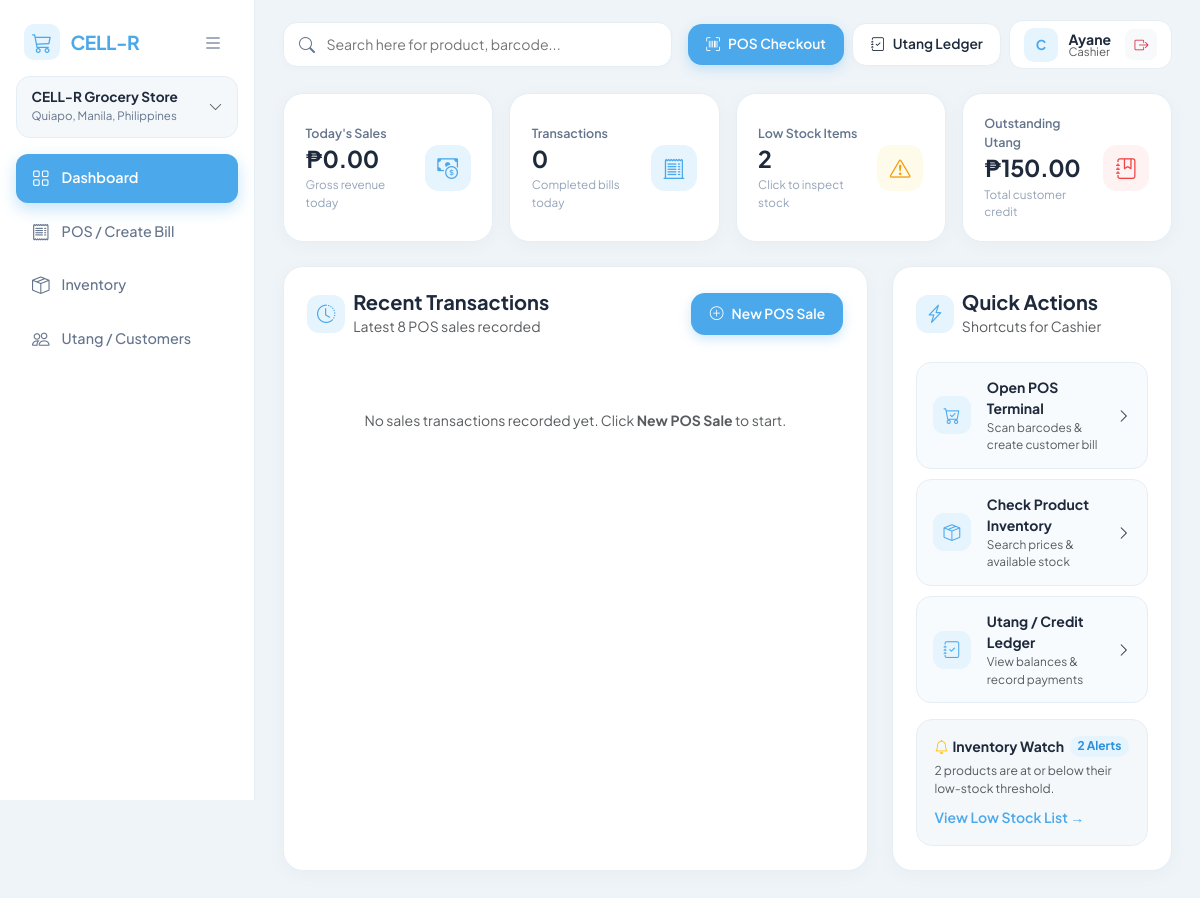
The page / (signed in) on the database as committed earlier.
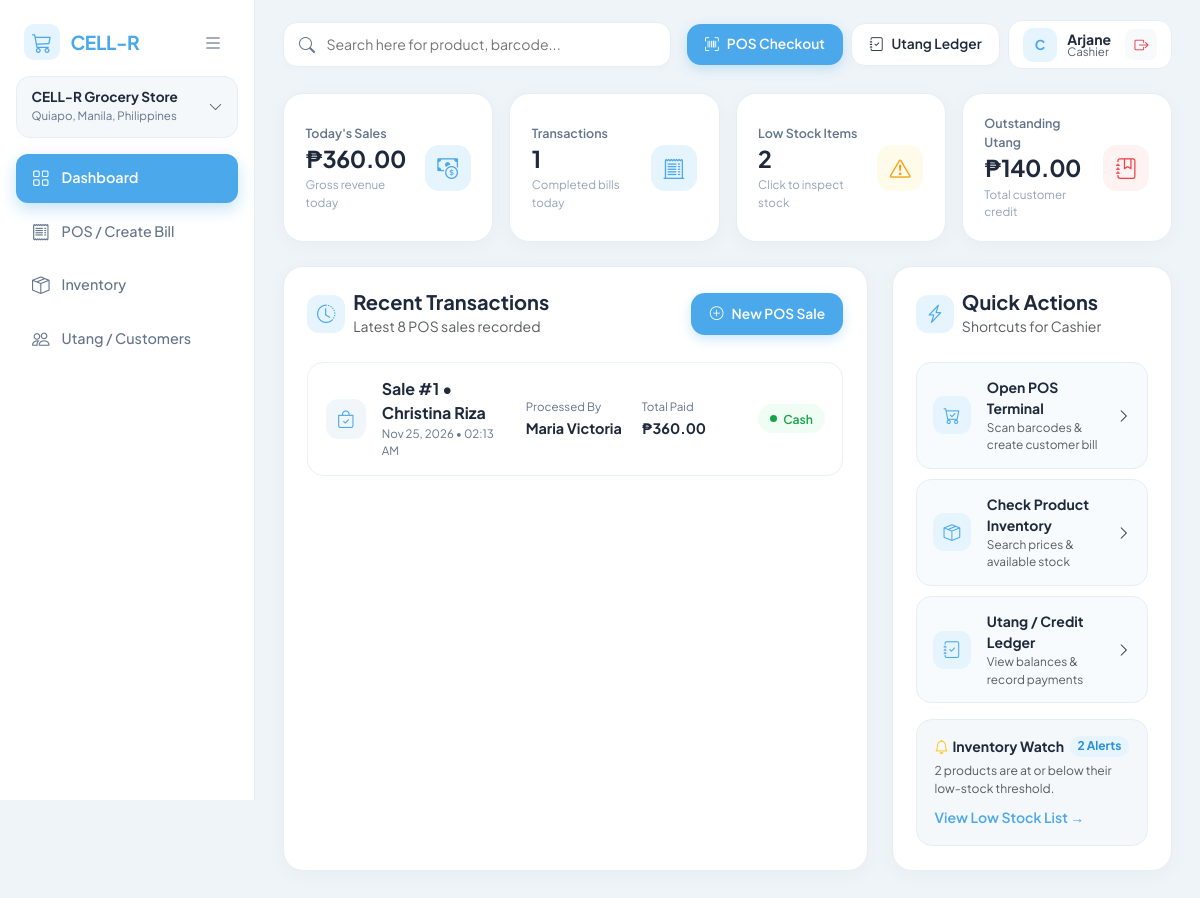
The same page on the database as committed later.
### CELLRGrocery_app/models.py (models this page shows, shortened)
class User(AbstractUser):
    ROLE_CHOICES = [
        ('Administrator', 'Administrator'),
        ('Cashier', 'Cashier'),
    ]
    role = models.CharField(max_length=20, choices=ROLE_CHOICES, default='Cashier')

class SaleTransaction(models.Model):
    PAYMENT_CHOICES = [
        ('Cash', 'Cash'),
        ('Utang', 'Utang / Credit'),
        ('GCash/E-Wallet', 'GCash / E-Wallet'),
    ]
    user = models.ForeignKey(User, on_delete=models.SET_NULL, null=True, related_name='sales')
    customer = models.ForeignKey(Customer, on_delete=models.SET_NULL, null=True, blank=True, related_name='purchases')
    transaction_datetime = models.DateTimeField(auto_now_add=True)
    discount_amount = models.DecimalField(max_digits=10, decimal_places=2, default=0.00)
    total_amount = models.DecimalField(max_digits=12, decimal_places=2)
    amount_tendered = models.DecimalField(max_digits=12, decimal_places=2, default=0.00)
    change_given = models.DecimalField(max_digits=12, decimal_places=2, default=0.00)
    payment_method = models.CharField(max_length=30, choices=PAYMENT_CHOICES, default='Cash')

class Customer(models.Model):
    customer_name = models.CharField(max_length=150)
    contact_number = models.CharField(max_length=20, blank=True)
    current_credit_balance = models.DecimalField(max_digits=10, decimal_places=2, default=0.00)
    date_registered = models.DateTimeField(auto_now_add=True)

### CELLRGrocery_app/views.py (the view)
# urls.py: path('', views.dashboard_view, name='dashboard'),
@login_required
def dashboard_view(request):
    today = timezone.localdate()
    todays_sales_qs = SaleTransaction.objects.filter(transaction_datetime__date=today)
    todays_sales = todays_sales_qs.aggregate(total=Sum('total_amount'))['total'] or Decimal('0.00')
    todays_count = todays_sales_qs.count()
    low_stock_count = Product.objects.filter(stock_quantity__lte=F('low_stock_threshold')).count()
    outstanding_utang = Customer.objects.aggregate(total=Sum('current_credit_balance'))['total'] or Decimal('0.00')
    recent_transactions = SaleTransaction.objects.select_related('user', 'customer').order_by('-transaction_datetime')[:8]
    context = {
        'todays_sales': todays_sales,
        'todays_count': todays_count,
        'low_stock_count': low_stock_count,
        'outstanding_utang': outstanding_utang,
        'recent_transactions': recent_transactions,
    }
    return render(request, 'CELLRGrocery_app/dashboard.html', context)

### CELLRGrocery_app/templates/CELLRGrocery_app/dashboard.html (shortened to what the changed rows need)
{% extends 'CELLRGrocery_app/base.html' %}
{% block content %}
<div class="row g-3 mb-4">
    <div class="col-xl-3 col-sm-6">
        <div class="kpi-card">
            <div>
                <div class="kpi-label">Today's Sales</div>
                <div class="kpi-value">₱{{ todays_sales|floatformat:2 }}</div>
                <div class="kpi-sub">Gross revenue today</div>
            </div>
        </div>
    </div>
    <div class="col-xl-3 col-sm-6">
        <div class="kpi-card">
            <div>
                <div class="kpi-label">Transactions</div>
                <div class="kpi-value">{{ todays_count }}</div>
                <div class="kpi-sub">Completed bills today</div>
            </div>
        </div>
    </div>
    <div class="col-xl-3 col-sm-6">
        <a href="{% url 'utang_list' %}" class="text-decoration-none">
            <div class="kpi-card">
                <div>
                    <div class="kpi-label">Outstanding Utang</div>
                    <div class="kpi-value">₱{{ outstanding_utang|floatformat:2 }}</div>
                    <div class="kpi-sub">Total customer credit</div>
                </div>
            </div>
        </a>
    </div>
</div>
<div class="row g-4">
    <div class="col-lg-8">
        <div class="dash-panel">
            <div class="d-flex flex-wrap justify-content-between align-items-center gap-2 mb-4">
                <div class="d-flex align-items-center gap-2">
                </div>
                <a href="{% url 'pos' %}" class="btn-sky">
                </a>
            </div>
            {% for tx in recent_transactions %}
            <div class="tx-row-card">
                <div class="d-flex align-items-center gap-3">
                    <div class="tx-thumb">
                        <i class="bi bi-bag-check"></i>
                    </div>
                    <div>
                        <div class="fw-bold tx-title">Sale #{{ tx.id }} • {{ tx.customer.customer_name|default:"Walk-in Customer" }}</div>
                        <div class="micro-label">{{ tx.transaction_datetime|date:"M d, Y • h:i A" }}</div>
                    </div>
                </div>
                <div>
                    <div class="micro-label">Processed By</div>
                    <div class="micro-value">{{ tx.user.first_name|default:tx.user.username }}</div>
                </div>
                <div>
                    <div class="micro-label">Total Paid</div>
                    <div class="micro-value">₱{{ tx.total_amount|floatformat:2 }}</div>
                </div>
                <div class="text-end">
                    {% if tx.payment_method == 'Cash' %}
                        <span class="status-dot-pill pay-cash"><span class="status-dot"></span>Cash</span>
                    {% else %}
                        <span class="status-dot-pill pay-utang"><span class="status-dot"></span>Utang</span>
                    {% endif %}
                </div>
            </div>
            {% empty %}
            <div class="text-center text-muted py-5 small">
                No sales transactions recorded yet. Click <strong>New POS Sale</strong> to start.
            </div>
            {% endfor %}
        </div>
    </div>
    <div class="col-lg-4">
        <div class="dash-panel">
            <div class="d-flex align-items-center gap-2 mb-4">
                <div>
                    <h5 class="fw-bold mb-0">Quick Actions</h5>
                    <span class="text-muted small">Shortcuts for {{ request.user.role }}</span>
                </div>
            </div>
        </div>
    </div>
</div>
{% endblock %}

### CELLRGrocery_app/templates/CELLRGrocery_app/base.html (shortened to what this page needs)
<!DOCTYPE html>
<html lang="en">
<head>
    <link href="https://cdn.jsdelivr.net/npm/bootstrap@5.3.3/dist/css/bootstrap.min.css" rel="stylesheet">
    <link href="https://cdn.jsdelivr.net/npm/bootstrap-icons@1.11.3/font/bootstrap-icons.css" rel="stylesheet">
</head>
<body>
<div class="sidebar" id="appSidebar">
    <div class="sidebar-header">
        <a href="{% url 'dashboard' %}" class="brand-wrap">
            <div class="brand-logo">
                <i class="bi bi-cart3"></i>
            </div>
            <span class="brand-name">CELL-R</span>
        </a>
        <button type="button" class="sidebar-toggle-btn" id="sidebarToggle" title="Toggle Menu">
            <i class="bi bi-list fs-5"></i>
        </button>
    </div>
    <div class="dropdown mb-3 store-dropdown-wrap">
        <button type="button" class="store-pill w-100 text-start" data-bs-toggle="dropdown" aria-expanded="false">
            <div>
                <div class="store-pill-title">CELL-R Grocery Store</div>
                <div class="store-pill-addr">Quiapo, Manila, Philippines</div>
            </div>
            <i class="bi bi-chevron-down text-muted small"></i>
        </button>
    </div>
    <nav class="nav flex-column">
        <a class="nav-link {% if request.resolver_match.url_name == 'dashboard' %}active{% endif %}" href="{% url 'dashboard' %}" title="Dashboard">
            <i class="bi bi-grid"></i> <span class="nav-label">Dashboard</span>
        </a>
        <a class="nav-link {% if request.resolver_match.url_name == 'pos' %}active{% endif %}" href="{% url 'pos' %}" title="POS / Create Bill">
            <i class="bi bi-receipt"></i> <span class="nav-label">POS / Create Bill</span>
        </a>
        <a class="nav-link {% if request.resolver_match.url_name == 'inventory_list' %}active{% endif %}" href="{% url 'inventory_list' %}" title="Inventory">
            <i class="bi bi-box-seam"></i> <span class="nav-label">Inventory</span>
        </a>
        <a class="nav-link {% if request.resolver_match.url_name == 'utang_list' %}active{% endif %}" href="{% url 'utang_list' %}" title="Utang / Customers">
            <i class="bi bi-people"></i> <span class="nav-label">Utang / Customers</span>
        </a>
    </nav>
</div>
<div class="main-wrapper">
    <div class="topbar">
        <form method="get" action="{% url 'inventory_list' %}" class="top-search-form">
            <i class="bi bi-search"></i>
            <input type="text" name="q" value="{{ query|default:'' }}" class="top-search-input" placeholder="Search here for product, barcode...">
        </form>
        <div class="d-flex align-items-center gap-2 flex-wrap">
            <a href="{% url 'pos' %}" class="btn-sky">
                <i class="bi bi-upc-scan"></i> POS Checkout
            </a>
            {% if request.user.role == 'Administrator' or request.user.is_superuser %}
            <a href="{% url 'purchase_orders' %}" class="btn-pill-white">
                <i class="bi bi-box-arrow-in-down"></i> Stock-In
            </a>
            {% else %}
            <a href="{% url 'utang_list' %}" class="btn-pill-white">
                <i class="bi bi-journal-check"></i> Utang Ledger
            </a>
            {% endif %}
            <div class="user-chip">
                <div class="user-avatar">
                    {{ request.user.username|slice:":1"|upper }}
                </div>
                <div class="lh-1">
                    <div class="fw-bold small">{{ request.user.first_name|default:request.user.username }}</div>
                    <div class="text-muted" style="font-size: 0.72rem;">{{ request.user.role }}</div>
                </div>
                <a href="{% url 'logout' %}" class="btn btn-sm btn-light text-danger ms-1 rounded-3" title="Logout">
                    <i class="bi bi-box-arrow-right"></i>
                </a>
            </div>
        </div>
    </div>
    {% block content %}{% endblock %}
</div>
</body>
</html>

Rows that differ between the two databases and show on the page:
changed User "Cashier": user.first_name "Ayane" → "Arjane"
added SaleTransaction: id "1", customer.customer_name "Christina Riza", transaction_datetime "Nov 25, 2026 • 02:13 AM", user.first_name "Maria Victoria", total_amount "360.00", payment_method "Cash" (drawn)
Other text that changed with them:
{{ todays_sales|floatformat:2 }}: "0.00" → "360.00"
{{ todays_count }}: "0" → "1"
{{ outstanding_utang|floatformat:2 }}: "150.00" → "140.00"
text no longer shown: "No sales transactions recorded yet. Click New POS Sale to start."
